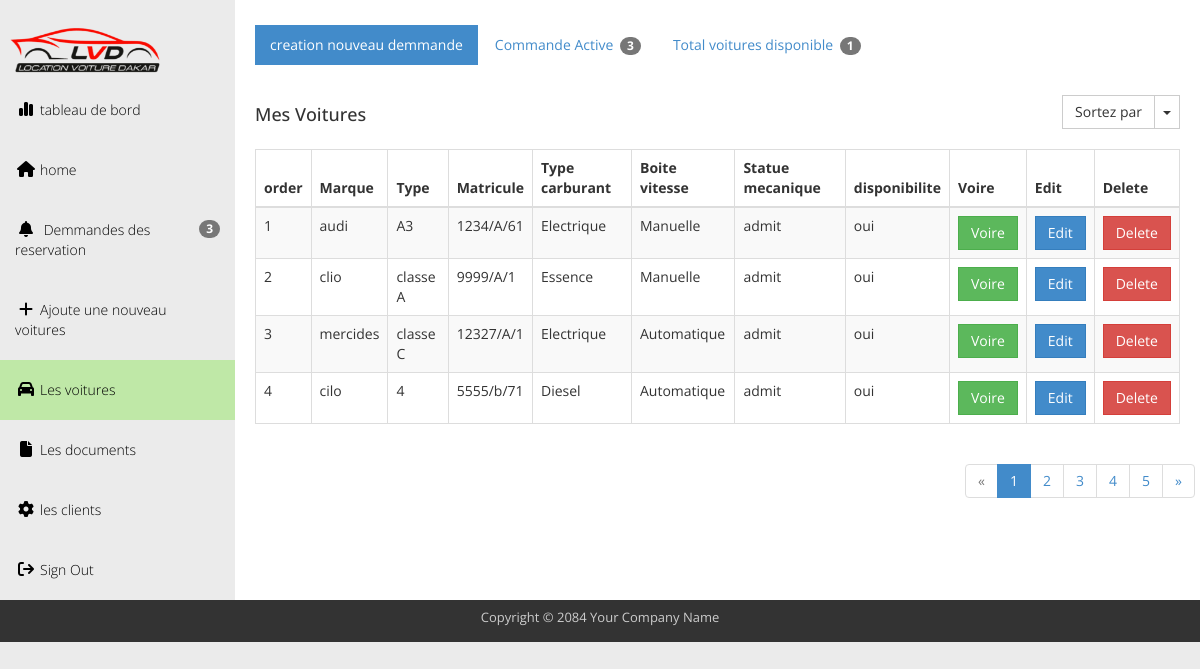
The page /administration/voitures (signed in) on the database its author committed.
### administration/models.py (models this page shows, shortened)
class Voiture(models.Model):
    MODEL_CHOICES = [(str(year), str(year)) for year in range(2010, 2025)]
    TYPE_CARBURANT_CHOICES = [
        ('Essence', 'Essence'),
        ('Diesel', 'Diesel'),
        ('Electrique', 'Électrique'),
    ]
    BOITE_VITESSE_CHOICES = [
        ('Manuelle', 'Manuelle'),
        ('Automatique', 'Automatique'),
    ]
    STATUT_CHOICES = [
        ('Bon état', 'Bon état'),
        ('Besoin de réparations mineures', 'Besoin de réparations mineures'),
        ('Besoin de réparations majeures', 'Besoin de réparations majeures'),
    ]
    marque = models.CharField(max_length=100, )
    type = models.CharField(max_length=100)
    matricule = models.CharField(max_length=50)
    date_achat = models.DateField()
    image = models.ImageField(upload_to='voitures/')
    puissance_fiscale = models.DecimalField(max_digits=5, decimal_places=2)
    type_carburant = models.CharField(max_length=50, choices=TYPE_CARBURANT_CHOICES)
    boite_vitesse = models.CharField(max_length=50, choices=BOITE_VITESSE_CHOICES)
    model = models.CharField(max_length=100,choices=MODEL_CHOICES)
    montant_achat = models.DecimalField(max_digits=10, decimal_places=2)
    prix=models.CharField(max_length=10, default='0')
    statut_mecanique = models.CharField(max_length=50, choices=STATUT_CHOICES, default='Bon état')
    disponibilite=models.CharField(max_length=5,default='oui')

### administration/views.py (the view)
# urls.py: path('voitures',views.voitures,name='voitures'),
@login_required
def voitures(request):
      if not request.user.is_staff:
        return redirect('admin_login')
      voitures=Voiture.objects.all()
      number_voiture=Voiture.objects.count()
      return render(request,'administration/voitures.html',{'voitures':voitures,'number_voiture':number_voiture})

### administration/context_processors.py (called while the page is built)
def global_count(request):
    commande = Commande_reservation.objects.all()
    commande_count = commande.count()
    voiture_dispo = Voiture.objects.all()
    available_count = sum(1 for voiture in voiture_dispo if voiture.disponibilite.lower() == 'oui')
    forms = {res.pk: UpdateDateForm(instance=res) for res in commande}
    return {
        'commande_count': commande_count,
        'available_count': available_count
    }

### templates/administration/voitures.html (shortened to what this page needs)
{% load static %}
<!DOCTYPE html>
<head>
  <link rel="stylesheet" href="{% static 'administration/css/templatemo_main.css' %}">
  <link rel="stylesheet" href="{% static 'css/all.min.css' %}">
</head>
<body>
  <div id="main-wrapper">
    <div class="template-page-wrapper">
      <div class="navbar-collapse collapse templatemo-sidebar">
        <ul class="templatemo-sidebar-menu">
          <li>
            <img src="{% static 'images/LVD-logo-Transparent2.ico' %}" alt="" width="70px" height="60px" style="scale: 2.5; margin-left: 50px;" >
          </li>
          <li ><a href="{% url 'reservation_statistiques' %}"><i class="fa-solid fa-chart-simple"></i>tableau de bord</a></li>
          <li ><a href="{% url 'index' %}"><i class="fa fa-home"></i>home</a></li>
          <li><a href="{% url 'demmande' %}"><i class="fa-sharp fa-solid fa-bell"></i><span class="badge pull-right">3</span> Demmandes des reservation</a></li>
          <li><a href="{% url 'ajoute_voiture' %}"><i class="fa-solid fa-plus"></i>Ajoute une nouveau voitures</a></li>
          <li class="active"><a href="{% url 'voitures' %}"><i class="fa-solid fa-car"></i>Les voitures</a></li>
          <li><a href="{% url 'document_vehicule_view' %}"><i class="fa-sharp fa-solid fa-file"></i>Les documents</a></li>
          <li><a href=""><i class="fa fa-cog"></i>les clients</a></li>
          <li><a href="" data-toggle="modal" data-target="#confirmModal"><i class="fa fa-sign-out"></i>Sign Out</a></li>
        </ul>
      </div>
      <div class="templatemo-content-wrapper">
        <div class="templatemo-content">
          <div class="row margin-bottom-30">
            <div class="col-md-12">
              <ul class="nav nav-pills">
                <li class="active"><a href="#">creation nouveau demmande </a></li>
                <li><a href="#">Commande Active <span class="badge"> {{commande_count}} </span></a></li>
                <li><a href="#">Total voitures disponible <span class="badge">{{available_count}}</span></a></li>
              </ul>
            </div>
          </div>
          <div class="row">
            <div class="col-md-12">
              <div class="btn-group pull-right" id="templatemo_sort_btn">
                <button type="button" class="btn btn-default">Sortez par</button>
                <button type="button" class="btn btn-default dropdown-toggle" data-toggle="dropdown">
                  <span class="caret"></span>
                </button>
              </div>
              <div class="table-responsive">
                <h4 class="margin-bottom-15">Mes Voitures</h4>
                <table class="table table-striped table-hover table-bordered">
                  <thead>
                    <tr>
                      <th>order</th>
                      <th>Marque</th>
                      <th>Type</th>
                      <th>Matricule</th>
                      <th>Type carburant</th>
                      <th>Boite vitesse</th>
                      <th>Statue mecanique</th>
                      <th>disponibilite</th>
                      <th>Voire</th>
                      <th>Edit</th>
                      <th>Delete</th>
                    </tr>
                  </thead>
                  <tbody>
                        {% for voiture in voitures %}
                        <tr>
                                    <td> {{ forloop.counter }} </td>
                                    <td>{{voiture.marque}}</td>
                                    <td>{{voiture.type}}</td>
                                    <td>{{voiture.matricule}}</td>
                                    <td>{{voiture.type_carburant}}</td>
                                    <td>{{voiture.boite_vitesse}}</td>
                                    <td>admit</td>
                                    <td>oui</td>
                                    <td><a href="{% url 'fiche_voiture' voiture.pk %}" class="btn btn-success">Voire</a></td>
                                    <td><a href="{% url 'update_voiture' voiture.pk %}" class="btn btn-primary">Edit</a></td>
                                    <td>
                                      <form action="{% url 'delete_voiture' voiture.pk %}" method="post" style="display:inline;">
                                        <button type="submit" class="btn btn-danger">Delete</button>
                                    </form>
                                    </td>
                                  </tr>
                        {% endfor %}
                  </tbody>
                </table>
              </div>
              </div>
              <ul class="pagination pull-right">
                <li class="disabled"><a href="#">&laquo;</a></li>
                <li class="active"><a href="#">1 <span class="sr-only">(current)</span></a></li>
                <li><a href="#">2 <span class="sr-only">(current)</span></a></li>
                <li><a href="#">3 <span class="sr-only">(current)</span></a></li>
                <li><a href="#">4 <span class="sr-only">(current)</span></a></li>
                <li><a href="#">5 <span class="sr-only">(current)</span></a></li>
                <li><a href="#">&raquo;</a></li>
              </ul>
            </div>
          </div>
        </div>
      </div>
      <footer class="templatemo-footer"
      >
        <div class="templatemo-copyright">
          <p>Copyright &copy; 2084 Your Company Name</p>
        </div>
      </footer>
    </div>
  </body>
</html>

### project/static/administration/css/templatemo_main.css (style rules this page uses)
* { font-family: 'Open Sans', sans-serif; }
body { background-color: rgb(235,235,235); }
.templatemo-content-wrapper { float: left; width: 100%; }
.templatemo-content { margin-left: 235px; margin-top: 0px; min-height: 600px; padding: 25px 20px 0 20px; background-color: white; overflow-x: hidden; }
.templatemo-footer { clear: both; font-size: 13px; padding: 8px 0 5px 0; text-align: center; color: #ccc; background-color: #333; }
.margin-bottom-15 { margin-bottom: 15px; }
.margin-bottom-30 { margin-bottom: 30px; }
.templatemo-sidebar { padding: 0; margin-top: 20px; }
.templatemo-sidebar .templatemo-sidebar-menu { list-style: none; margin: 0; padding: 0; }
.templatemo-sidebar .templatemo-sidebar-menu > li { display: block; margin: 0; padding: 0; border: 0px; }
.templatemo-sidebar .templatemo-sidebar-menu > li > a { display: block; position: relative; margin: 0; border: 0px; padding: 20px 15px; text-decoration: none; font-size: 14px; font-weight: 300; }
.templatemo-sidebar-menu a { color: black; }
.templatemo-sidebar .templatemo-sidebar-menu >li.active, .templatemo-sidebar .templatemo-sidebar-menu>li>a:hover { background-color: rgb(191, 232, 167); }
.templatemo-sidebar .templatemo-sidebar-menu > li > a > i { font-size: 16px; top: 2px; margin-top: 1px; margin-left: 1px; margin-right: 4px; display: inline-block; width: 1.25em; text-align: center; }
#templatemo_sort_btn { margin-bottom: 20px; }
.nav-pills>li>a, .nav-tabs>li>a, .alert, .progress, .panel, .btn, .panel-group .panel, .form-control, .modal-content, .breadcrumb { border-radius: 0; }
@media screen and (min-width: 992px) { .templatemo-sidebar { width: 235px; float: left; position: relative; margin-right: -100%; } }

### rows shown on the page
Voiture: marque "audi", type "A3", matricule "1234/A/61", type_carburant "Electrique", boite_vitesse "Manuelle"
Voiture: marque "clio", type "classe A", matricule "9999/A/1", type_carburant "Essence", boite_vitesse "Manuelle"
Voiture: marque "mercides", type "classe C", matricule "12327/A/1", type_carburant "Electrique", boite_vitesse "Automatique"
Voiture: marque "cilo", type "4", matricule "5555/b/71", type_carburant "Diesel", boite_vitesse "Automatique"

### other values the page prints
{{ commande_count }} "3"
{{ available_count }} "1"
